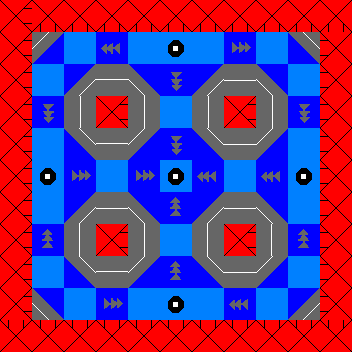

A level layout from a 2D game, rendered from its tile map. Below: a short description, then the map file with its tile-grid data intact:
An orthogonal 11x11 tile map with 32x32 px tiles, 1 tile layer (Tile Layer 1).

<map version="1.0" orientation="orthogonal" renderorder="left-down" width="11" height="11" tilewidth="32" tileheight="32" nextobjectid="1">
 <properties>
  <property name="unitspertile" type="float" value="8" />
 </properties>
 <tileset firstgid="1" name="tileset" tilewidth="32" tileheight="32" tilecount="64" columns="8">
  <image source="tileset.png" width="256" height="256" />
  <tile id="8">
   <properties>
    <property name="collidable" type="bool" value="true" />
   </properties>
  </tile>
 </tileset>
 <layer name="Tile Layer 1" width="11" height="11">
  <data encoding="csv">
9,2684354569,2684354569,2684354569,2684354569,2684354569,2684354569,2684354569,2684354569,2684354569,2684354569,
9,2684354564,3,1610612738,3,1,3,2684354562,3,3221225476,3221225481,
9,3,1610612740,5,4,3221225474,1610612740,3221225477,4,3,3221225481,
9,3221225474,2684354565,9,2684354565,3,2684354565,9,2684354565,3221225474,3221225481,
9,3,3221225476,5,2684354564,3221225474,3221225476,3221225477,2684354564,3,3221225481,
9,1,2684354562,3,2684354562,1,1610612738,3,1610612738,1,3221225481,
9,3,1610612740,3221225477,4,2,1610612740,3221225477,4,3,3221225481,
9,2,1610612741,9,2684354565,3,1610612741,9,1610612741,2,3221225481,
9,3,3221225476,5,2684354564,2,3221225476,3221225477,2684354564,3,3221225481,
9,4,3,2684354562,3,1,3,1610612738,3,1610612740,3221225481,
1610612745,1610612745,1610612745,1610612745,1610612745,1610612745,1610612745,1610612745,1610612745,1610612745,1610612745
</data>
 </layer>
</map>